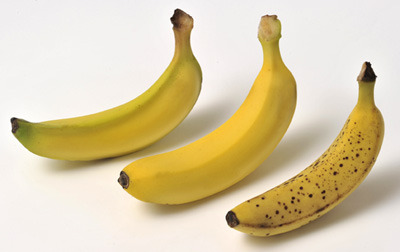
#> input picture images/banana3.jpg, 400 x 252 px, found by its file name
$ jupyter execute 3-1-boundingbox.ipynb
#> lines starting #> are read from the running program, lines starting #| are printed output that depends on the picture; after the words box and inside, x2 and y2 are one past the last pixel; in counts of white or black regions, pixels touching at a corner belong together
<a href="https://colab.research.google.com/github/JSJeong-me/AI-Innovation-2024/blob/main/OpenCV/3-1-boundingbox.ipynb" target="_parent"></a>

[cell 1]
import cv2
from matplotlib import pyplot as plt

# Load the image
image_path = './banana3.jpg'
image = cv2.imread(image_path)
#> image is the input picture: shape (252, 400, 3); mean B, G, R 168.1, 203.9, 218.4

[cell 2]
# Convert to RGB (OpenCV loads as BGR by default)
image_rgb = cv2.cvtColor(image, cv2.COLOR_BGR2RGB)

# Convert to grayscale
gray_image = cv2.cvtColor(image_rgb, cv2.COLOR_RGB2GRAY)
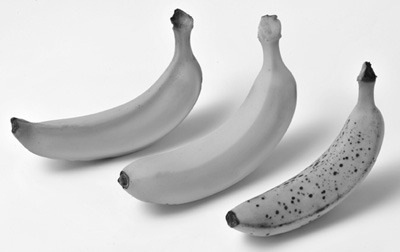
#> gray_image: shape (252, 400); min 10, max 255, mean 204.1

# Use a threshold to segment the image
_, threshold_image = cv2.threshold(gray_image, 150, 255, cv2.THRESH_BINARY_INV)
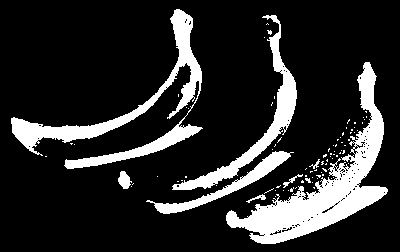
#> threshold_image: shape (252, 400); 17% white; 89 white regions (81 under 20 px)

# Find contours
contours, _ = cv2.findContours(threshold_image, cv2.RETR_EXTERNAL, cv2.CHAIN_APPROX_SIMPLE)
#> contours = 89 contours, 82 with area under 20; largest, box (x1, y1, x2, y2) and area: (226, 62, 388, 244) 7138, (11, 9, 203, 169) 4606, (172, 15, 297, 190) 2428, (146, 151, 294, 214) 1274, (118, 171, 132, 189) 139, (283, 174, 303, 188) 36, (246, 194, 266, 203) 35

# Draw bounding boxes around detected objects (bananas)
for contour in contours:
    x, y, w, h = cv2.boundingRect(contour)
    cv2.rectangle(image_rgb, (x, y), (x + w, y + h), (255, 0, 0), 3)
#> this loop made 89 passes
#> (x, y, w, h) on passes 1, 2, 3, 4, 5, 6, 9, 10, 11, 12, 14, 16: (275, 196, 1, 1), (246, 194, 20, 9), (288, 190, 1, 1), (283, 190, 1, 1), (275, 190, 1, 1), (264, 188, 10, 6), (290, 187, 4, 5), (131, 186, 1, 1), (276, 185, 5, 3), (216, 185, 1, 1), (312, 182, 1, 1), (301, 180, 3, 3)
#> (contour, x, y, w, h) on passes 7, 8, 13, 15, 17, 23: ([[313, 187], [314, 188], [314, 187]], 313, 187, 2, 2), ([[296, 187], [295, 188]], 295, 187, 2, 2), ([[133, 183], [132, 184]], 132, 183, 2, 2), ([[177, 181], [178, 181]], 177, 181, 2, 1), ([[181, 180], [182, 180]], 181, 180, 2, 1), ([[185, 176], [185, 177], [186, 177], [186, 176]], 185, 176, 2, 2)
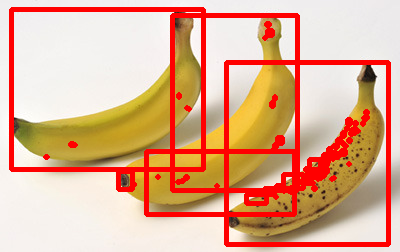
#> image_rgb: shape (252, 400, 3); mean R, G, B 224.4, 175.6, 146.7

# Display the result with bounding boxes
plt.figure(figsize=(10, 6))
plt.imshow(image_rgb)
# plt.imshow(gray_image, cmap='gray')
# plt.title('Bananas Detected')
plt.axis('off')  # Turn off axis
plt.show()

$ run again, with images/elephant1.jpg copied over images/banana3.jpg
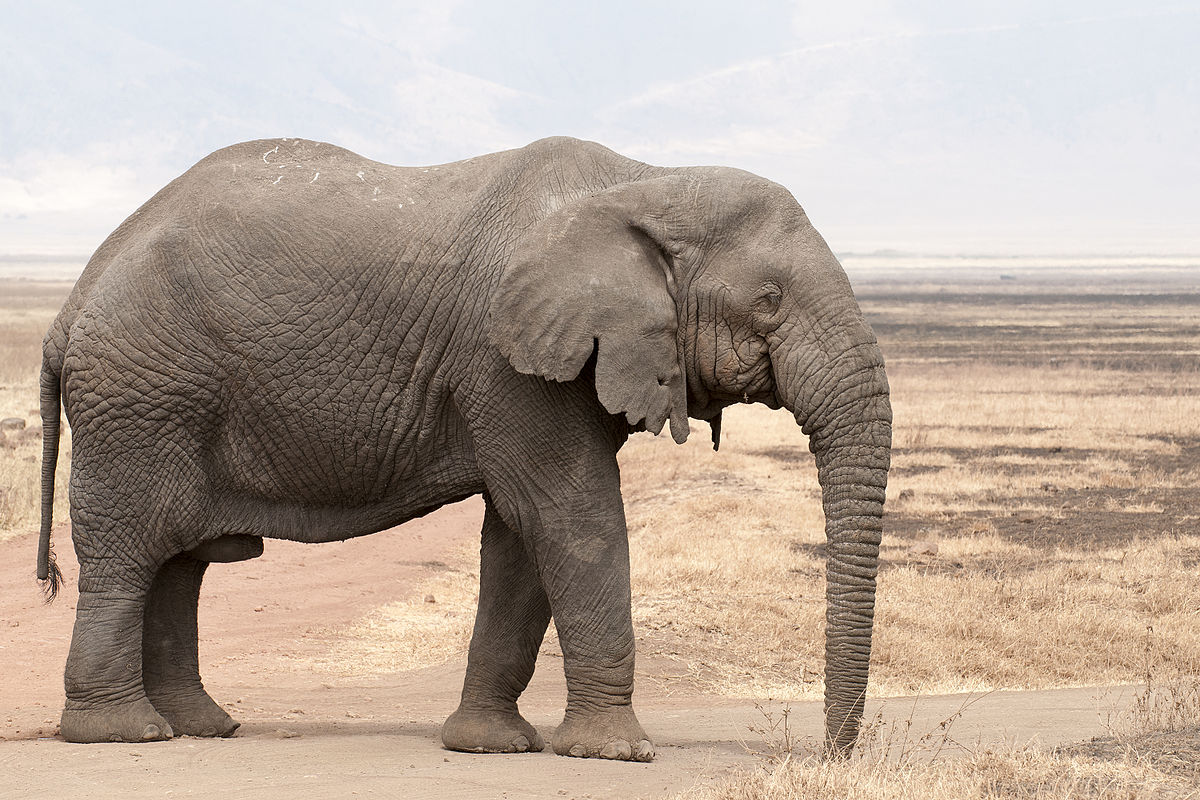
#> input picture images/elephant1.jpg, 1200 x 800 px, found by its file name
#> image is the input picture: shape (800, 1200, 3); mean B, G, R 153.7, 166.2, 181.6
#> `_, threshold_image = cv2.threshold(gray_image, 150, 255, cv2.THRESH_BI..`:
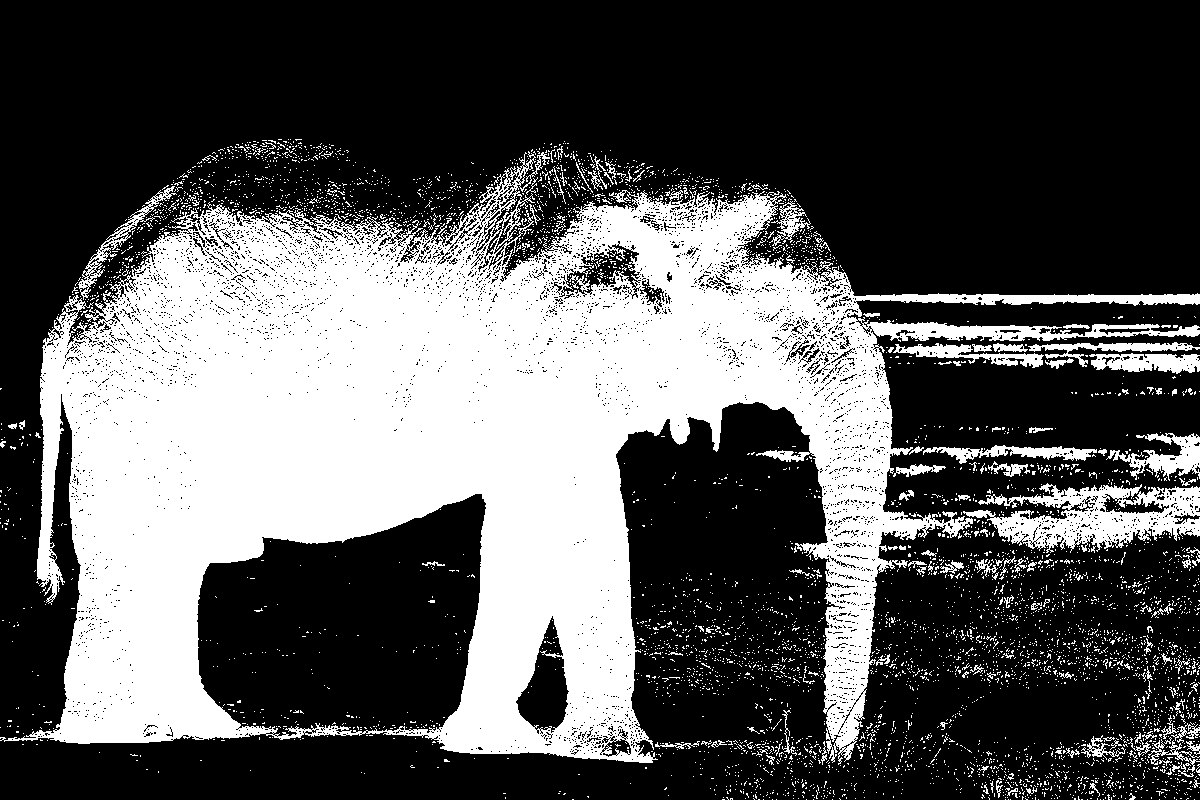
#> threshold_image: shape (800, 1200); 34.5% white; 5150 white regions (5011 under 20 px)
#> contours = 4897 contours, 4841 with area under 20; largest, box (x1, y1, x2, y2) and area: (0, 151, 1200, 765) 361636, (963, 483, 1200, 553) 8842, (1106, 433, 1200, 481) 1607, (1089, 353, 1200, 374) 1530, (78, 186, 177, 300) 1300
#> the loop `for contour in contours:` made 4897 passes
#> (x, y, w, h) on passes 1 to 3: (1194, 799, 1, 1), (1176, 799, 1, 1), (1159, 799, 1, 1)
#> after the loop `for contour in contours:`:
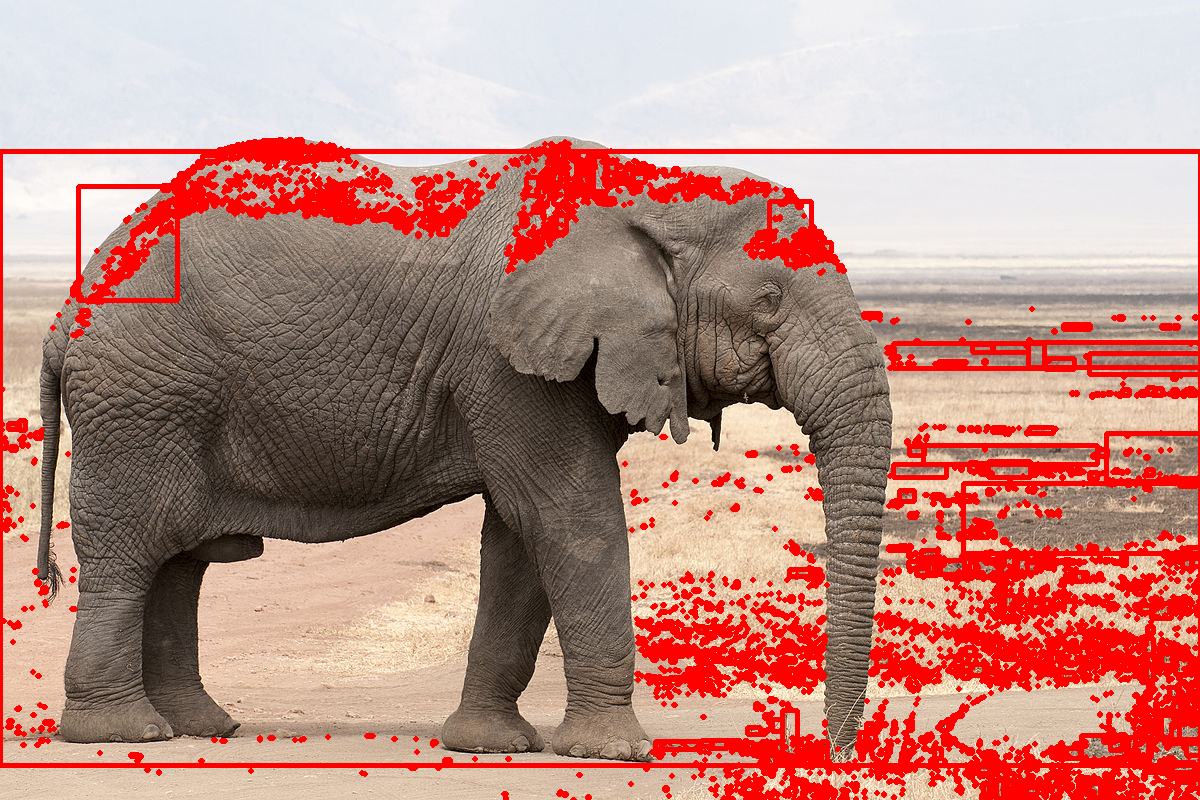
#> image_rgb: shape (800, 1200, 3); mean R, G, B 189.7, 140.9, 131.6
